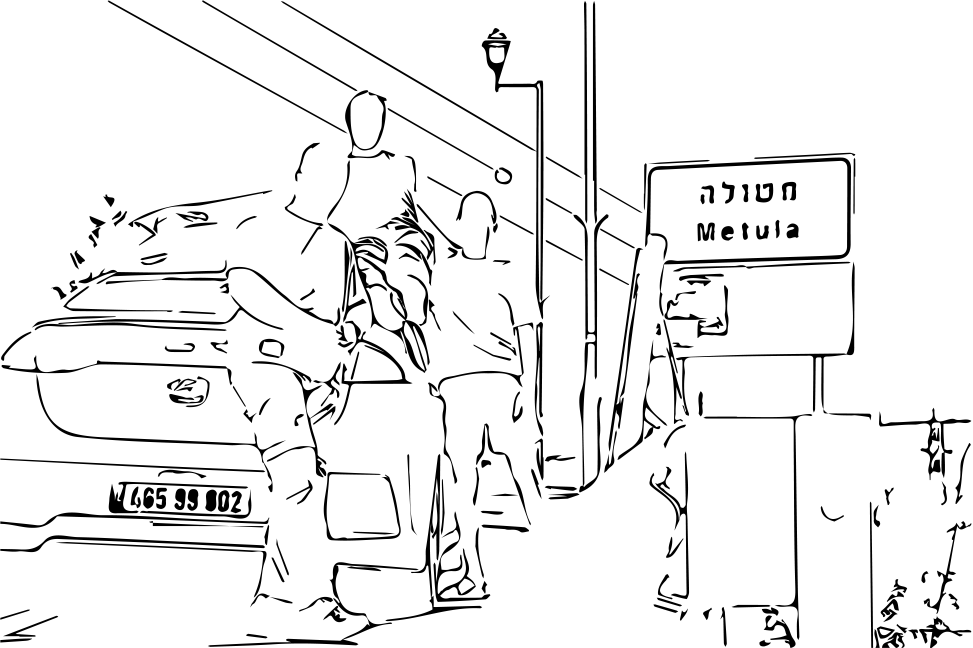
#> input picture data/proc.png, 4861 x 3240 px (shown at 1/5 size)
$ python -i utils.py   (imports and definitions only)
#> lines starting #> are read from the running program, lines starting #| are printed output that depends on the picture; after the words box and inside, x2 and y2 are one past the last pixel; in counts of white or black regions, pixels touching at a corner belong together
#> further down, picture is the input picture: shape (3240, 4861, 3); min 0, max 255, mean 237.1
import cv2
import numpy as np
import matplotlib.pyplot as plt
from openai import OpenAI
import math
from typing import List, Tuple


# [1 line that did not run here, left out]

# [18 lines left out: function get_image_url, not called in this run]


def get_xys(img: np.ndarray) -> List[List[Tuple[float, float]]]:
    img = cv2.cvtColor(img, cv2.COLOR_BGR2GRAY)
    img = cv2.threshold(img, 127, 255, cv2.THRESH_BINARY_INV)[1]
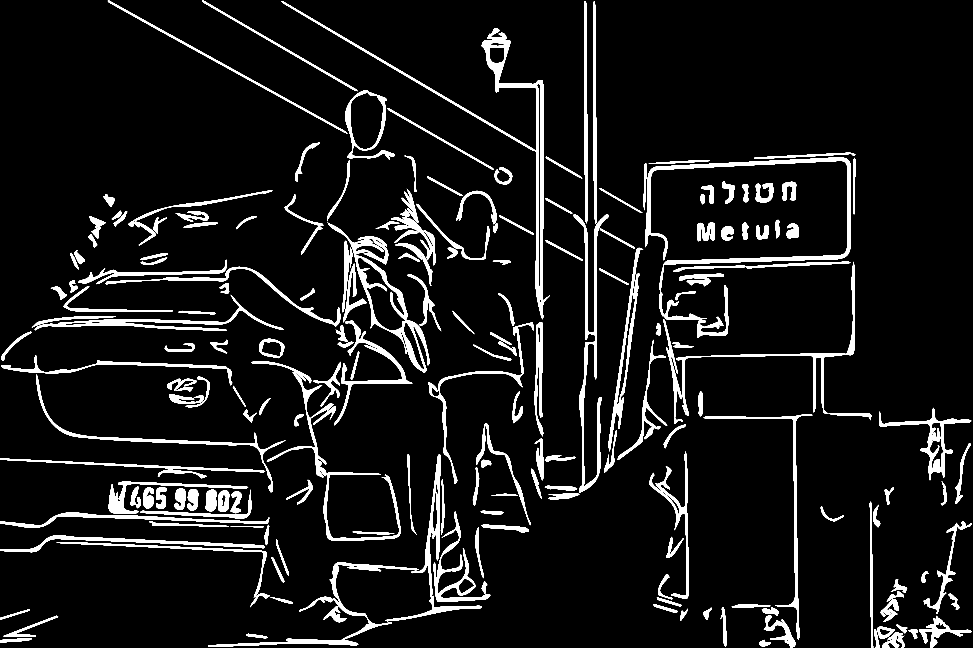
#> img: shape (3240, 4861) (shown at 1/5 size); 7.1% white; 215 white regions

    contours = cv2.findContours(img, cv2.RETR_TREE, cv2.CHAIN_APPROX_SIMPLE)[0]
#> contours = 248 contours, 23 with area under 20; largest, box (x1, y1, x2, y2) and area: (1638, 1111, 2149, 1864) 81182, (1405, 5, 2750, 1596) 57336, (3225, 788, 4255, 1583) 48854, (1788, 1287, 2027, 1654) 36127, (2867, 1072, 3042, 2463) 32028
    contours = sorted(contours, key=lambda c: cv2.contourArea(c), reverse=True)

    # run through contours and get the points in the following format:
    # [
    #     [(x1, y1), (x2, y2), ...], # contour 1
    #     [(x1, y1), (x2, y2), ...], # contour 2
    #     ...
    # ]
    # so len(opt) is the number of contours, and len(opt[0]) is the number of points in contour 1, and len(opt[0][0]) is 2
    opt = []
    for contour in contours:
        area = cv2.contourArea(contour) / (img.shape[0] * img.shape[1])
        if area > 1e-6 or True:
            # smooth the contour
            contour = cv2.approxPolyDP(contour, 0.0001*cv2.arcLength(contour, True), True)
            opt.append(
                [
                    (float(point[0, 0])/img.shape[1], 1 - float(point[0, 1])/img.shape[0])
                    for point in contour
                ]
            )
#> this loop made 248 passes
#> area on passes 1 to 3: 0.00515, 0.00364, 0.0031
#> after the loop, opt = 248 items
    return opt


# [96 lines left out: functions scale_paths, scale_paths_to_rect, get_bounding_box, not called in this run]


# [28 lines not run here, left out]

>>> import cv2
>>> picture = cv2.imread('../data/proc.png')
>>> result = get_xys(picture)
#> result = 248 items

$ run again, on data/img1.png
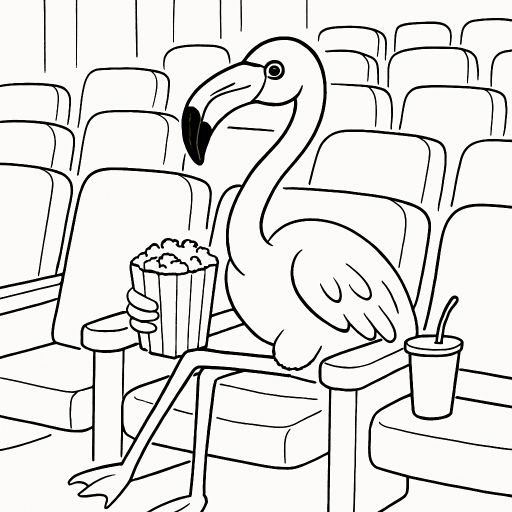
#> input picture data/img1.png, 1024 x 1024 px (shown at 1/2 size)
#> picture is the input picture: shape (1024, 1024, 3); mean B, G, R 224.5, 226.1, 226.7
#> in get_xys, `img = cv2.threshold(img, 127, 255, cv2.THRESH_BINARY_INV)[1]`:
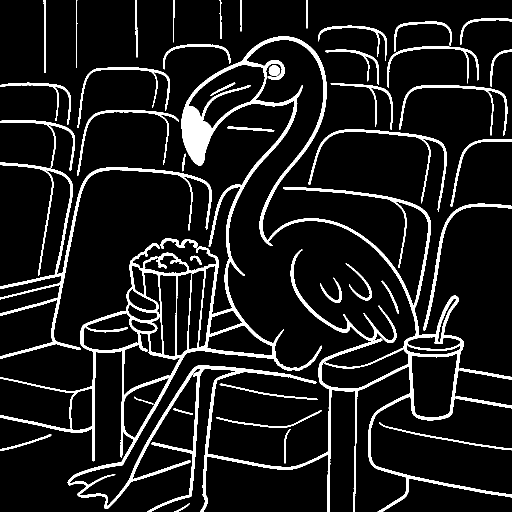
#> img: shape (1024, 1024) (shown at 1/2 size); 9.9% white; 43 white regions
#> contours = 72 contours, 10 with area under 20; largest, box (x1, y1, x2, y2) and area: (0, 73, 1024, 1024) 296920, (139, 79, 833, 1014) 173737, (376, 129, 531, 259) 9912, (822, 706, 916, 836) 9788, (352, 540, 410, 712) 7312
#> the loop in get_xys, `for contour in contours:` made 72 passes
#> (area, contour) on passes 67 to 72: (1.91e-06, [[364, 352], [365, 351], [366, 352], [365, 353]]), (1.91e-06, [[337, 754], [338, 753], [339, 754], [338, 755]]), (1.91e-06, [[788, 402], [789, 401], [790, 402], [789, 403]]), (1.91e-06, [[398, 315], [399, 314], [400, 315], [399, 316]]), (1.91e-06, [[393, 283], [394, 282], [395, 283], [394, 284]]), (1.91e-06, [[395, 264], [396, 263], [397, 264], [396, 265]])
#> after the loop in get_xys, `for contour in contours:`: opt = 72 items

$ run again, on data/28003-1740766555.webp
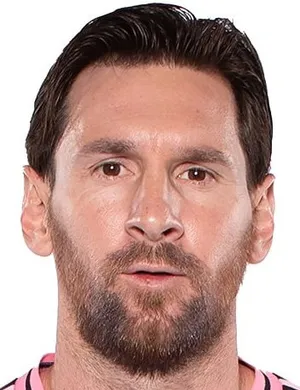
#> input picture data/28003-1740766555.webp, 300 x 390 px
#> picture is the input picture: shape (390, 300, 3); mean B, G, R 148.2, 155.7, 187.5
#> in get_xys, `img = cv2.cvtColor(img, cv2.COLOR_BGR2GRAY)`:
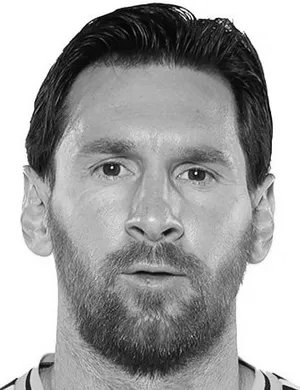
#> img: shape (390, 300); min 0, max 255, mean 164.3
#> in get_xys, `img = cv2.threshold(img, 127, 255, cv2.THRESH_BINARY_INV)[1]`:
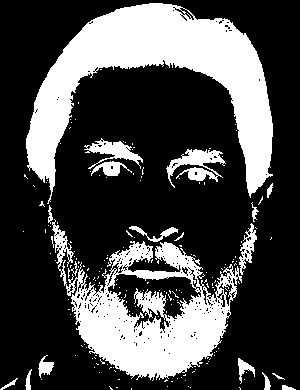
#> img: shape (390, 300); 29% white; 188 white regions (169 under 20 px)
#> contours = 550 contours, 520 with area under 20; largest, box (x1, y1, x2, y2) and area: (26, 3, 273, 204) 17311, (52, 219, 242, 381) 14910, (107, 273, 202, 332) 2680, (166, 149, 226, 188) 846, (84, 138, 143, 169) 564
#> the loop in get_xys, `for contour in contours:` made 550 passes
#> area on passes 47 to 49: 9.83e-05, 9.4e-05, 9.4e-05
#> after the loop in get_xys, `for contour in contours:`: opt = 550 items
